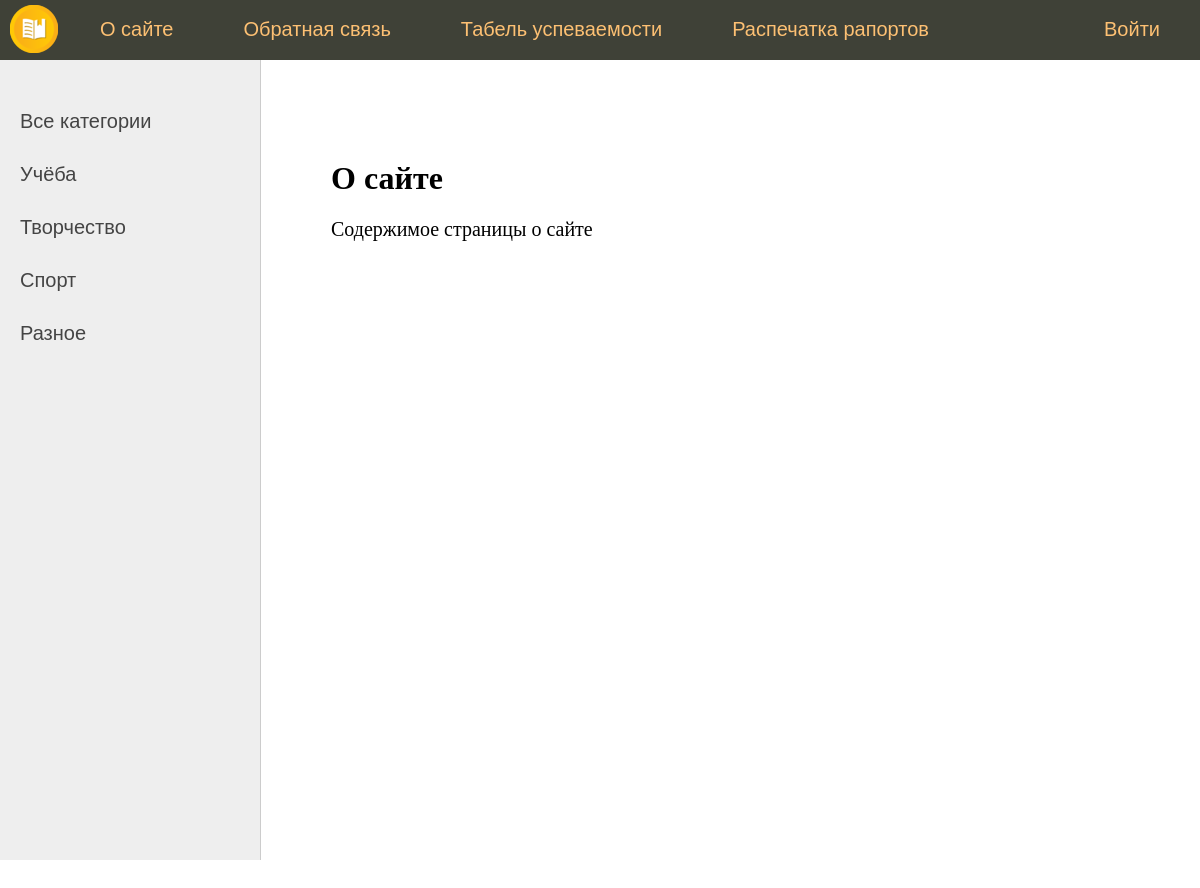
The page /about/ on the database its author committed.
### main/models.py (models this page shows, shortened)
class Category(models.Model):
    name = models.CharField(max_length=100, db_index=True, verbose_name='Категория')
    def get_absolute_url(self):
        return reverse('category', kwargs={'cat_id': self.pk})
    class Meta:
        verbose_name = 'Категории'
        verbose_name_plural = 'Категории'
        ordering = ['id']

### main/views.py (the view)
# urls.py: path('about/', about, name='about'),
def about(request):
    return render(request, 'main/about.html', {'menu': menu, 'title': 'О сайте'})

### main/templatetags/main_tags.py (called while the page is built)
@register.inclusion_tag('main/list_categories.html')
def show_categories(sort=None, cat_selected=0):
    if not sort:
        cats = Category.objects.all()
    else:
        cats = Category.objects.order_by(sort)
    return {"cats": cats, "cat_selected": cat_selected}

### main/templates/main/about.html
{% extends 'main/base.html' %}
{% block content %}
<h1>{{title}}</h1>
<p>Содержимое страницы о сайте
{% endblock %}

### main/templates/main/list_categories.html
{% for c in cats %}
	{% if c.pk == cat_selected %}
		<li class="selected">{{c.name}}</li>
	{% else %}
		<li><a href="{{ c.get_absolute_url}}">{{c.name}}</a></li>
	{% endif %}
{% endfor %}

### main/static/main/css/styles.css (style rules this page uses)
html, body { font-family: 'Arial'; margin: 0; padding: 0; height: 100%; width: 100%; color: #444; }
a { color: #0059b2; text-decoration: none; }
.left-chapters ul li { margin: 30px 0 0 0; color: #999; }
.left-chapters ul li a { color: #444; text-decoration: none; }
.content-text h1 { font-size: 32px; }

### rows shown on the page
Category: name "Учёба"
Category: name "Творчество"
Category: name "Спорт"
Category: name "Разное"

### other values the page prints
{{ m.title }} "О сайте" "Обратная связь" "Табель успеваемости" "Распечатка рапортов"
{{ m.title }} "Войти"
{{ title }} "О сайте"
